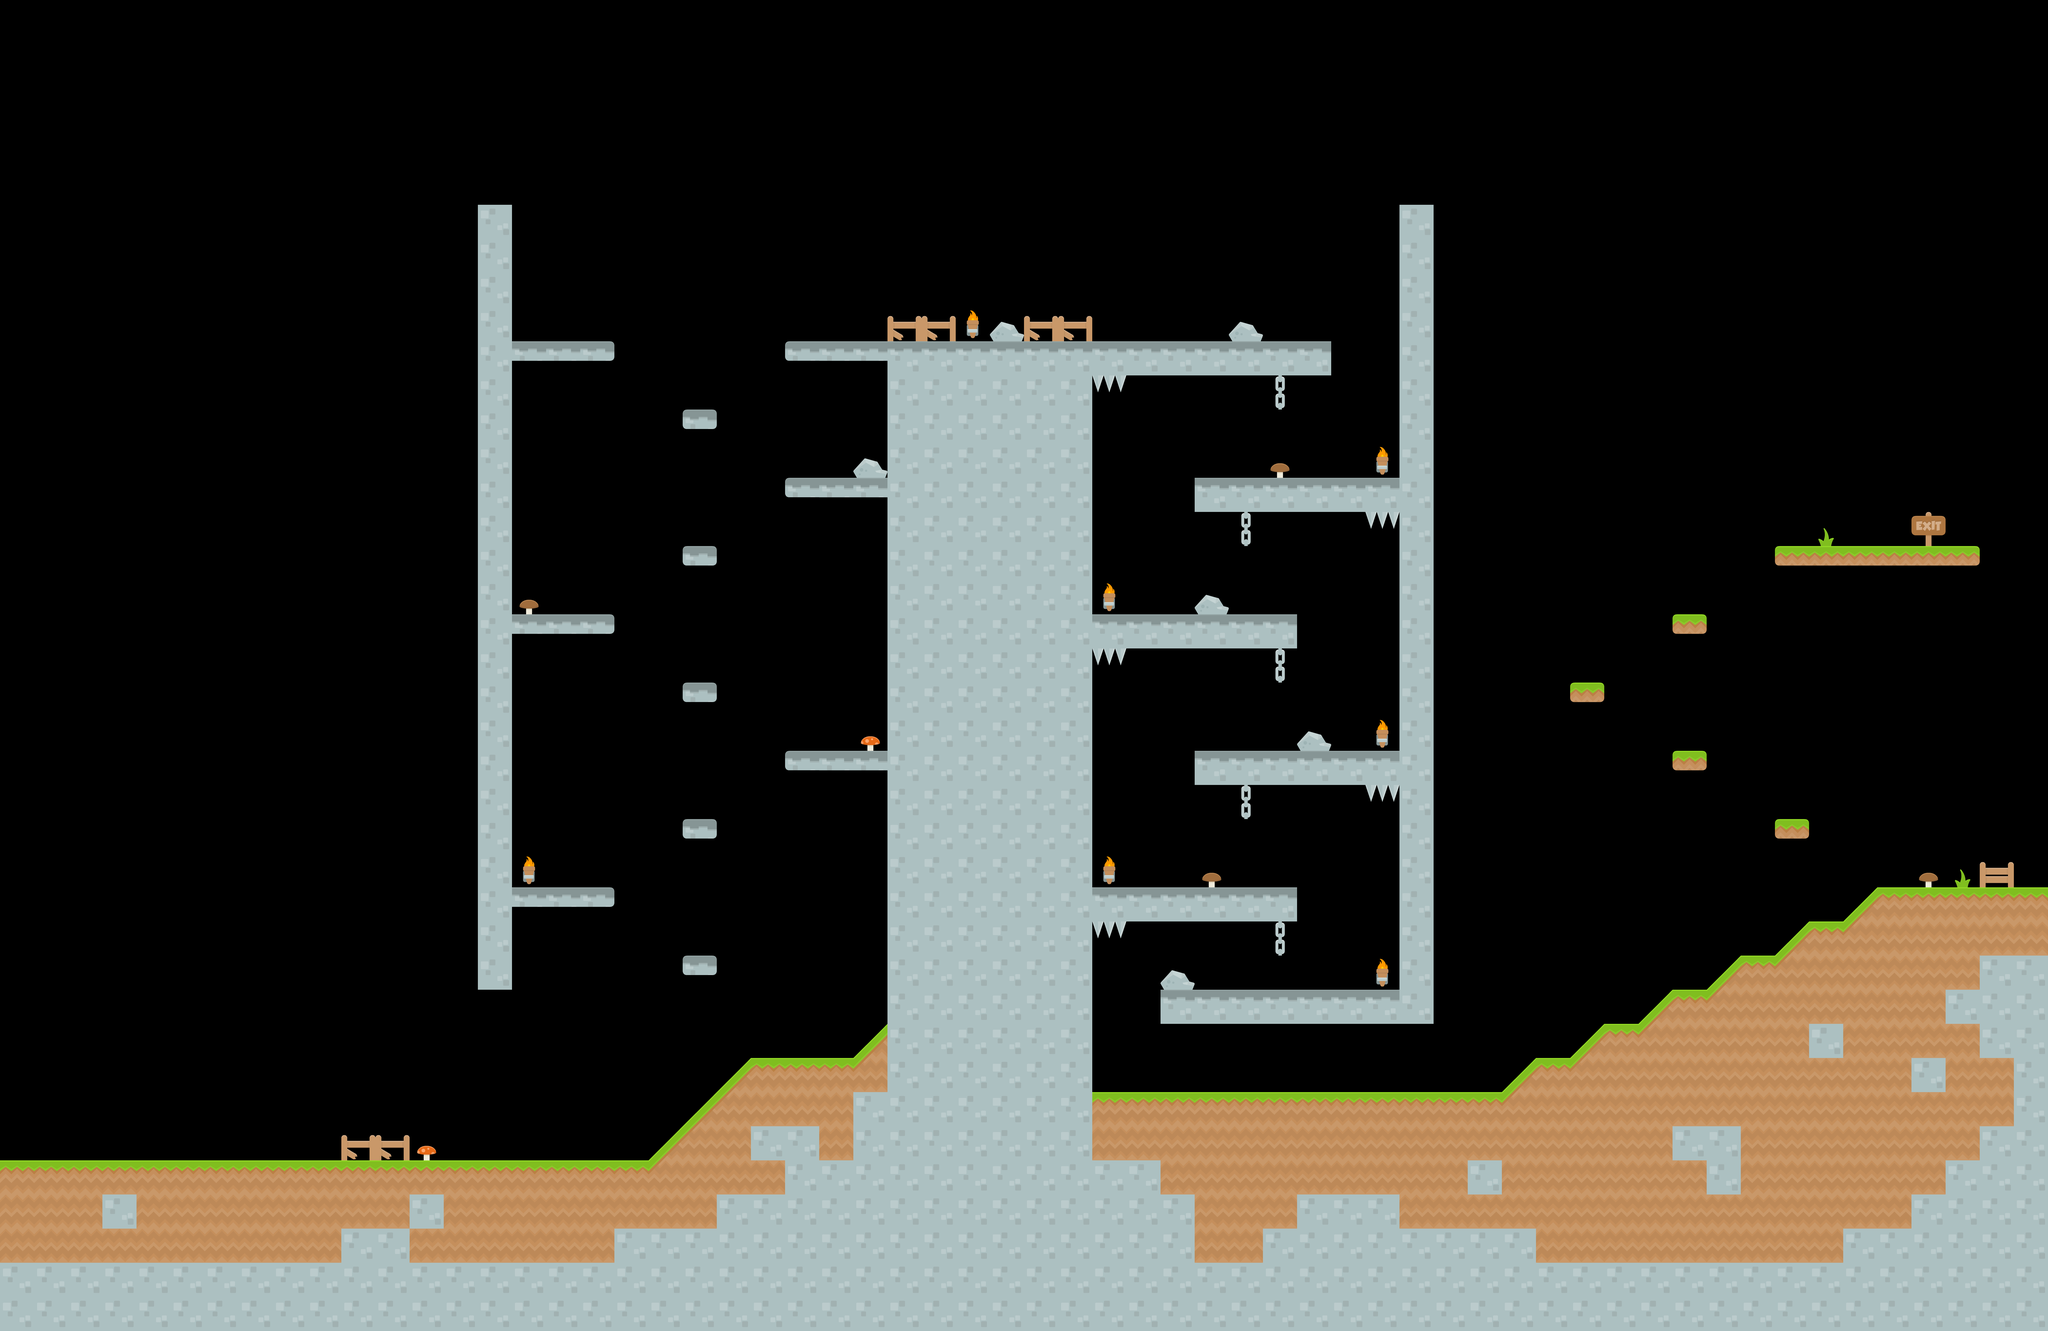

This game map was drawn from its Tiled (.tmx) file and the tilesets committed beside it. A one-line description and the trimmed map source follow:
An orthogonal 60x39 tile map with 128x128 px tiles, 3 tile layers (enemies, ground, background), 4 tilesets and 12 objects.

<map version="1.9" tiledversion="1.9.0" orientation="orthogonal" renderorder="right-down" width="60" height="39" tilewidth="128" tileheight="128" infinite="0" nextlayerid="10" nextobjectid="43">
 <tileset firstgid="1" source="Tilesets/ground.tsx" />
 <tileset firstgid="129" source="Tilesets/interactives.tsx" />
 <tileset firstgid="257" source="Tilesets/MR-Logo.tsx" />
 <tileset firstgid="264" source="Tilesets/alienBlue_front.tsx" />
 <layer id="7" name="enemies" width="60" height="39">
  <data>[2340 cells, 5 non-empty, 1 distinct tile ids]</data>
 </layer>
 <layer id="1" name="ground" width="60" height="39">
  <data>[2340 cells, 703 non-empty, 14 distinct tile ids]</data>
 </layer>
 <layer id="2" name="background" width="60" height="39">
  <data>[2340 cells, 34 non-empty, 9 distinct tile ids]</data>
 </layer>
 <objectgroup id="3" name="coins">
  <object id="33" gid="263" x="4098" y="3658" width="128" height="127" />
  <object id="34" gid="263" x="5120" y="3158" width="128" height="127" />
  <object id="35" gid="263" x="4094" y="1620" width="128" height="127" />
  <object id="36" gid="263" x="5122" y="2132" width="128" height="127" />
  <object id="37" gid="263" x="2560" y="3456" width="128" height="127" />
  <object id="38" gid="263" x="2560" y="2432" width="128" height="127" />
  <object id="39" gid="263" x="2048" y="1152" width="128" height="127" />
  <object id="40" gid="263" x="1280" y="4096" width="128" height="127" />
 </objectgroup>
 <objectgroup id="8" name="portal_key">
  <object id="41" gid="36" x="7296" y="4992" width="128" height="128" />
 </objectgroup>
 <objectgroup id="4" name="wizzard">
  <object id="5" gid="264" x="7040" y="2048" width="131" height="188">
   <properties>
    <property name="ID" type="int" value="0" />
   </properties>
  </object>
 </objectgroup>
 <objectgroup id="5" name="info_boxes">
  <object id="8" gid="163" x="2048" y="4352" width="294.667" height="194.667">
   <properties>
    <property name="ID" type="int" value="0" />
   </properties>
  </object>
 </objectgroup>
 <objectgroup id="6" name="level_portal">
  <object id="13" gid="36" x="7552" y="4992" width="128" height="128" />
 </objectgroup>
</map>
